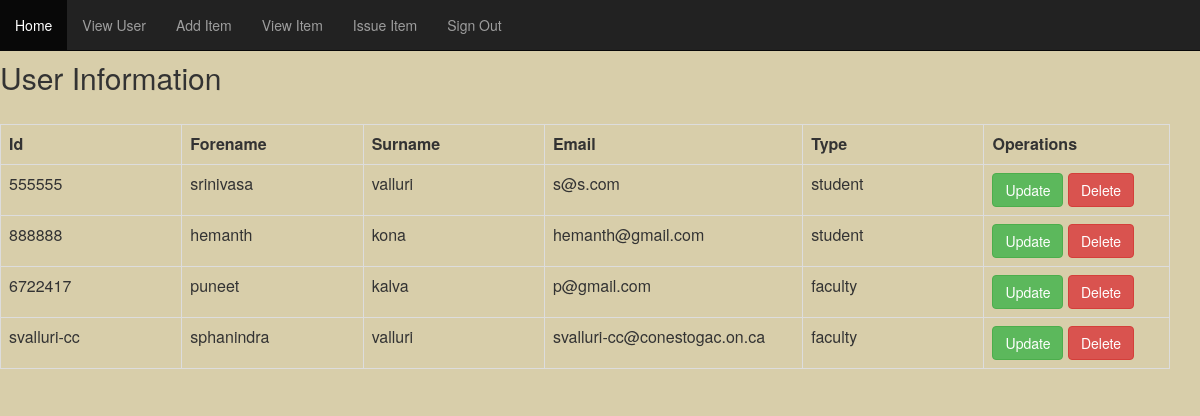
The app's page /viewUser.php with its own data.
### tables this page shows
CREATE TABLE IF NOT EXISTS `user` (
  `id` varchar(50) NOT NULL,
  `forename` varchar(50) NOT NULL,
  `surname` varchar(50) NOT NULL,
  `email` varchar(50) NOT NULL,
  `password` varchar(50) NOT NULL,
  `usertypeId` int(11) NOT NULL,
  PRIMARY KEY (`id`),
  KEY `usertypeId` (`usertypeId`)
);

CREATE TABLE IF NOT EXISTS `usertype` (
  `typeId` int(11) NOT NULL AUTO_INCREMENT,
  `type` varchar(50) NOT NULL,
  PRIMARY KEY (`typeId`)
);

### viewUser.php (the view, shortened to what this page needs)
<?php
include("adminHome.php");
	try
	{
	$result=mysql_query("SELECT * FROM user where userTypeId !=1");
}
catch(mysqlException $e)
{
	{
	die("Data could not be read" . mysql_error());
	}
}
?>
<!DOCTYPE html
	PUBLIC "-//W3C//DTD XHTML 1.0 Strict//EN"
	"http://www.w3.org/TR/xhtml1/DTD/xhtml1-strict.dtd">
<html xmlns="http://www.w3.org/1999/xhtml" xml:lang="en" lang="en">
	<head>
	<link href="styles/css/bootstrap.css" rel="stylesheet">
<link href="styles/css/bootstrap.min.css" rel="stylesheet">
<link href="styles/css/style.css" rel="stylesheet">
 	</head>
	<body>
<div class="container">
	<div class="row">
<div class='col-xs-12 col-sm-12 col-md-12'>
	<div class="table-responsive">
  <h2>User Information</h2>
	<table class="table table-condensed" id=usersTable>
	<table class="table table-bordered" id=usersTable
	summary="Table contains customer order information">
	<tr>
	<th>Id</th>
	<th>Forename</th>
	<th>Surname</th>
	<th>Email</th>
	<th>Type</th>
    <th>Operations</th>
    </tr>
<?php
	while($row=mysql_fetch_array($result))
	{
	echo "<form action=save.php method='get'>";
	echo "<tr>";
	echo "<td div class='col-md-1'>" .$row['id']. "</div></td>";
	echo "<td div class='col-md-1'>" .$row['forename']  ."</div></td>";
	echo "<td div class='col-md-1'>" .$row['surname']  ."</div></td>";
	echo "<td div class='col-md-1'>" .$row['email']  ."</div></td>";
	echo "<td div class='col-md-1'>";
     ?>
     <?php
	$s="select type from usertype,user where (user.userTypeId=usertype.typeId) and user.id='".$row['id']."'";
	$r=mysql_query($s) or die($s);
	$rw=mysql_fetch_array($r);
	echo $rw['type']."<br />";
	echo "</div></td>";
    echo "<td class='col-md-1'><a class= \"btn btn-success \" id='update' class='update' href=\"saveUser.php?id=".$row['id']."\">Update</a>&nbsp";
	echo "<a class=\" btn btn-danger  \" id=\" 'delete' \"href=\"deleteUser.php?id=".$row['id']." \"
	onclick=\"return confirm('Are you sure to delete  ".$row['forename']."?');\"> Delete </a>
</div></td>";
echo "</tr>";
}
echo "</form>";
?>

### styles/css/style.css (style rules this page uses)
body { background: #D8CEAA; }
.container { margin:0; padding:0; }

### viewUser.php (style rules this page uses)
h2 { margin-top:40px; }

### records on screen
user: id "555555", forename "srinivasa", surname "valluri", email "s@s.com", usertypeId.type "student"
user: id "888888", forename "hemanth", surname "kona", email "hemanth@gmail.com", usertypeId.type "student"
user: id "6722417", forename "puneet", surname "kalva", email "p@gmail.com", usertypeId.type "faculty"
user: id "svalluri-cc", forename "sphanindra", surname "valluri", email "svalluri-cc@conestogac.on.ca", usertypeId.type "faculty"
